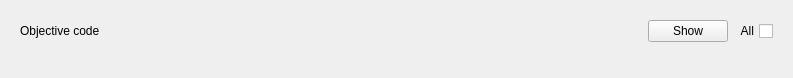
<?xml version="1.0" encoding="UTF-8"?>
<ui version="4.0">
 <class>ObjectiveWidget</class>
 <widget class="QWidget" name="ObjectiveWidget">
  <property name="geometry">
   <rect>
    <x>0</x>
    <y>0</y>
    <width>793</width>
    <height>78</height>
   </rect>
  </property>
  <property name="windowTitle">
   <string>Form</string>
  </property>
  <layout class="QVBoxLayout" name="verticalLayout">
   <item>
    <widget class="QWidget" name="widget" native="true">
     <layout class="QHBoxLayout" name="horizontalLayout">
      <item>
       <widget class="QLabel" name="lblObjectiveCode">
        <property name="text">
         <string>Objective code</string>
        </property>
       </widget>
      </item>
      <item>
       <spacer name="horizontalSpacer">
        <property name="orientation">
         <enum>Qt::Horizontal</enum>
        </property>
        <property name="sizeHint" stdset="0">
         <size>
          <width>40</width>
          <height>20</height>
         </size>
        </property>
       </spacer>
      </item>
      <item>
       <widget class="QPushButton" name="btnShowHideObjectiveTools">
        <property name="text">
         <string>Show</string>
        </property>
       </widget>
      </item>
      <item>
       <widget class="QCheckBox" name="chkObjectiveCommands">
        <property name="layoutDirection">
         <enum>Qt::RightToLeft</enum>
        </property>
        <property name="text">
         <string>All</string>
        </property>
        <property name="tristate">
         <bool>false</bool>
        </property>
       </widget>
      </item>
     </layout>
    </widget>
   </item>
   <item>
    <widget class="QWidget" name="widgetObjectiveTools" native="true">
     <layout class="QVBoxLayout" name="widgetObjectiveToolsVerticalLayout">
      <property name="leftMargin">
       <number>0</number>
      </property>
      <property name="topMargin">
       <number>0</number>
      </property>
      <property name="rightMargin">
       <number>0</number>
      </property>
      <property name="bottomMargin">
       <number>0</number>
      </property>
     </layout>
    </widget>
   </item>
  </layout>
 </widget>
 <resources/>
 <connections/>
</ui>
